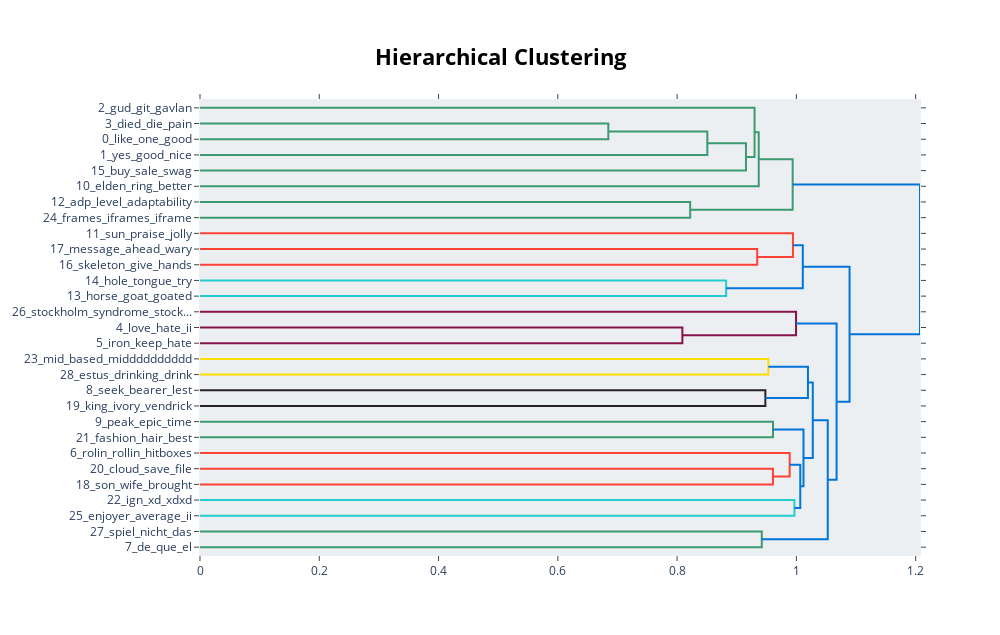

Write notebook code for a chart like this one.
### Code cell
pos_topic_model.visualize_hierarchy()

### Figure 1 — Plotly figure (JSON) as saved in the notebook; plotly's stock layout.template omitted (floating-point values rounded to 4 significant figures)
{"data": [{"hoverinfo": "text", "marker": {"color": "rgb(61,153,112)"}, "mode": "lines", "type": "scatter", "x": [0, 0.6847, 0.6847, 0], "xaxis": "x", "y": [-15, -15, -25, -25], "yaxis": "y"}, {"hoverinfo": "text", "marker": {"color": "rgb(61,153,112)"}, "mode": "lines", "type": "scatter", "x": [0.6847, 0.8507, 0.8507, 0], "xaxis": "x", "y": [-20, -20, -35, -35], "yaxis": "y"}, {"hoverinfo": "text", "marker": {"color": "rgb(61,153,112)"}, "mode": "lines", "type": "scatter", "x": [0.8507, 0.9155, 0.9155, 0], "xaxis": "x", "y": [-27.5, -27.5, -45, -45], "yaxis": "y"}, {"hoverinfo": "text", "marker": {"color": "rgb(61,153,112)"}, "mode": "lines", "type": "scatter", "x": [0, 0.9299, 0.9299, 0.9155], "xaxis": "x", "y": [-5, -5, -36.25, -36.25], "yaxis": "y"}, {"hoverinfo": "text", "marker": {"color": "rgb(61,153,112)"}, "mode": "lines", "type": "scatter", "x": [0.9299, 0.9369, 0.9369, 0], "xaxis": "x", "y": [-20.62, -20.62, -55, -55], "yaxis": "y"}, {"hoverinfo": "text", "marker": {"color": "rgb(61,153,112)"}, "mode": "lines", "type": "scatter", "x": [0, 0.8219, 0.8219, 0], "xaxis": "x", "y": [-65, -65, -75, -75], "yaxis": "y"}, {"hoverinfo": "text", "marker": {"color": "rgb(61,153,112)"}, "mode": "lines", "type": "scatter", "x": [0.9369, 0.9938, 0.9938, 0.8219], "xaxis": "x", "y": [-37.81, -37.81, -70, -70], "yaxis": "y"}, {"hoverinfo": "text", "marker": {"color": "rgb(255,65,54)"}, "mode": "lines", "type": "scatter", "x": [0, 0.9344, 0.9344, 0], "xaxis": "x", "y": [-95, -95, -105, -105], "yaxis": "y"}, {"hoverinfo": "text", "marker": {"color": "rgb(255,65,54)"}, "mode": "lines", "type": "scatter", "x": [0, 0.9943, 0.9943, 0.9344], "xaxis": "x", "y": [-85, -85, -100, -100], "yaxis": "y"}, {"hoverinfo": "text", "marker": {"color": "rgb(35,205,205)"}, "mode": "lines", "type": "scatter", "x": [0, 0.8822, 0.8822, 0], "xaxis": "x", "y": [-115, -115, -125, -125], "yaxis": "y"}, {"hoverinfo": "text", "marker": {"color": "rgb(0,116,217)"}, "mode": "lines", "type": "scatter", "x": [0.9943, 1.011, 1.011, 0.8822], "xaxis": "x", "y": [-92.5, -92.5, -120, -120], "yaxis": "y"}, {"hoverinfo": "text", "marker": {"color": "rgb(133,20,75)"}, "mode": "lines", "type": "scatter", "x": [0, 0.8089, 0.8089, 0], "xaxis": "x", "y": [-145, -145, -155, -155], "yaxis": "y"}, {"hoverinfo": "text", "marker": {"color": "rgb(133,20,75)"}, "mode": "lines", "type": "scatter", "x": [0, 0.9995, 0.9995, 0.8089], "xaxis": "x", "y": [-135, -135, -150, -150], "yaxis": "y"}, {"hoverinfo": "text", "marker": {"color": "rgb(255,220,0)"}, "mode": "lines", "type": "scatter", "x": [0, 0.953, 0.953, 0], "xaxis": "x", "y": [-165, -165, -175, -175], "yaxis": "y"}, {"hoverinfo": "text", "marker": {"color": "rgb(40,35,35)"}, "mode": "lines", "type": "scatter", "x": [0, 0.948, 0.948, 0], "xaxis": "x", "y": [-185, -185, -195, -195], "yaxis": "y"}, {"hoverinfo": "text", "marker": {"color": "rgb(0,116,217)"}, "mode": "lines", "type": "scatter", "x": [0.953, 1.019, 1.019, 0.948], "xaxis": "x", "y": [-170, -170, -190, -190], "yaxis": "y"}, {"hoverinfo": "text", "marker": {"color": "rgb(61,153,112)"}, "mode": "lines", "type": "scatter", "x": [0, 0.9608, 0.9608, 0], "xaxis": "x", "y": [-205, -205, -215, -215], "yaxis": "y"}, {"hoverinfo": "text", "marker": {"color": "rgb(255,65,54)"}, "mode": "lines", "type": "scatter", "x": [0, 0.9607, 0.9607, 0], "xaxis": "x", "y": [-235, -235, -245, -245], "yaxis": "y"}, {"hoverinfo": "text", "marker": {"color": "rgb(255,65,54)"}, "mode": "lines", "type": "scatter", "x": [0, 0.9887, 0.9887, 0.9607], "xaxis": "x", "y": [-225, -225, -240, -240], "yaxis": "y"}, {"hoverinfo": "text", "marker": {"color": "rgb(35,205,205)"}, "mode": "lines", "type": "scatter", "x": [0, 0.9967, 0.9967, 0], "xaxis": "x", "y": [-255, -255, -265, -265], "yaxis": "y"}, {"hoverinfo": "text", "marker": {"color": "rgb(0,116,217)"}, "mode": "lines", "type": "scatter", "x": [0.9887, 1.007, 1.007, 0.9967], "xaxis": "x", "y": [-232.5, -232.5, -260, -260], "yaxis": "y"}, {"hoverinfo": "text", "marker": {"color": "rgb(0,116,217)"}, "mode": "lines", "type": "scatter", "x": [0.9608, 1.012, 1.012, 1.007], "xaxis": "x", "y": [-210, -210, -246.2, -246.2], "yaxis": "y"}, {"hoverinfo": "text", "marker": {"color": "rgb(0,116,217)"}, "mode": "lines", "type": "scatter", "x": [1.019, 1.027, 1.027, 1.012], "xaxis": "x", "y": [-180, -180, -228.1, -228.1], "yaxis": "y"}, {"hoverinfo": "text", "marker": {"color": "rgb(61,153,112)"}, "mode": "lines", "type": "scatter", "x": [0, 0.942, 0.942, 0], "xaxis": "x", "y": [-275, -275, -285, -285], "yaxis": "y"}, {"hoverinfo": "text", "marker": {"color": "rgb(0,116,217)"}, "mode": "lines", "type": "scatter", "x": [1.027, 1.053, 1.053, 0.942], "xaxis": "x", "y": [-204.1, -204.1, -280, -280], "yaxis": "y"}, {"hoverinfo": "text", "marker": {"color": "rgb(0,116,217)"}, "mode": "lines", "type": "scatter", "x": [0.9995, 1.067, 1.067, 1.053], "xaxis": "x", "y": [-142.5, -142.5, -242.0, -242.0], "yaxis": "y"}, {"hoverinfo": "text", "marker": {"color": "rgb(0,116,217)"}, "mode": "lines", "type": "scatter", "x": [1.011, 1.089, 1.089, 1.067], "xaxis": "x", "y": [-106.2, -106.2, -192.3, -192.3], "yaxis": "y"}, {"hoverinfo": "text", "marker": {"color": "rgb(0,116,217)"}, "mode": "lines", "type": "scatter", "x": [0.9938, 1.207, 1.207, 1.089], "xaxis": "x", "y": [-53.91, -53.91, -149.3, -149.3], "yaxis": "y"}], "layout": {"autosize": false, "height": 635, "hoverlabel": {"bgcolor": "white", "font": {"family": "Rockwell", "size": 16}}, "hovermode": "closest", "plot_bgcolor": "#ECEFF1", "showlegend": false, "title": {"font": {"color": "Black", "size": 22}, "text": "<b>Hierarchical Clustering</b>", "x": 0.5, "xanchor": "center", "yanchor": "top"}, "width": 1000, "xaxis": {"mirror": "allticks", "rangemode": "tozero", "showgrid": false, "showline": true, "showticklabels": true, "ticks": "outside", "type": "linear", "zeroline": false}, "yaxis": {"mirror": "allticks", "range": [-290, 0], "rangemode": "tozero", "showgrid": false, "showline": true, "showticklabels": true, "tickmode": "array", "ticks": "outside", "ticktext": ["2_gud_git_gavlan", "3_died_die_pain", "0_like_one_good", "1_yes_good_nice", "15_buy_sale_swag", "10_elden_ring_better", "12_adp_level_adaptability", "24_frames_iframes_iframe", "11_sun_praise_jolly", "17_message_ahead_wary", "16_skeleton_give_hands", "14_hole_tongue_try", "13_horse_goat_goated", "26_stockholm_syndrome_stock...", "4_love_hate_ii", "5_iron_keep_hate", "23_mid_based_midddddddddd", "28_estus_drinking_drink", "8_seek_bearer_lest", "19_king_ivory_vendrick", "9_peak_epic_time", "21_fashion_hair_best", "6_rolin_rollin_hitboxes", "20_cloud_save_file", "18_son_wife_brought", "22_ign_xd_xdxd", "25_enjoyer_average_ii", "27_spiel_nicht_das", "7_de_que_el"], "tickvals": [-5, -15, -25, -35, -45, -55, -65, -75, -85, -95, -105, -115, -125, -135, -145, -155, -165, -175, -185, -195, -205, -215, -225, -235, -245, -255, -265, -275, -285], "type": "linear", "zeroline": false}}}
